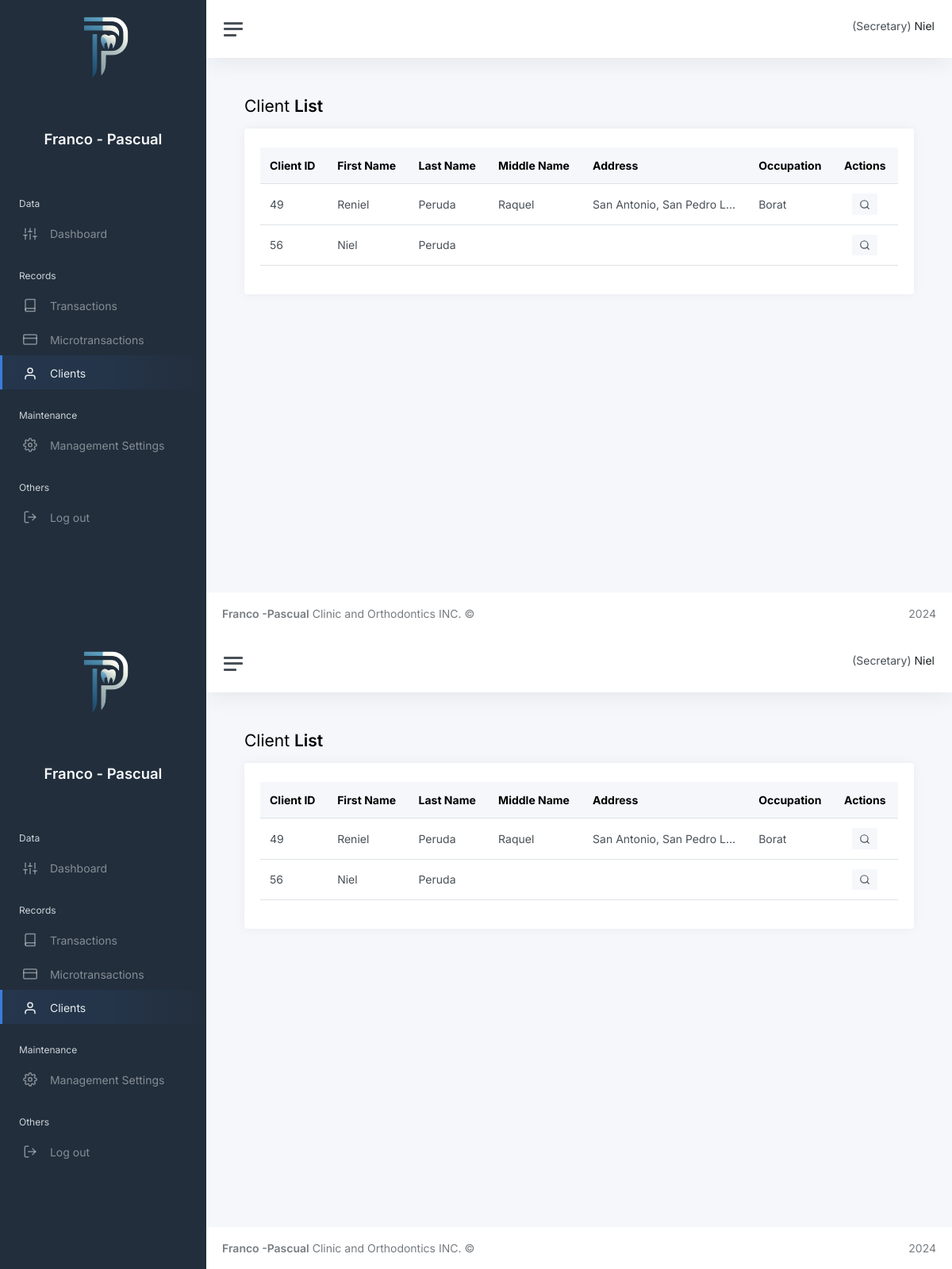
/Admin-Dashboard/Client-Records/Clients.php (signed in), run on the app's committed database.
### tables this page shows
CREATE TABLE `tbl_clients` (
  `Client_ID` int NOT NULL AUTO_INCREMENT,
  `Email` varchar(100) NOT NULL,
  `Password` varchar(100) NOT NULL,
  `FirstName` varchar(45) NOT NULL,
  `LastName` varchar(45) NOT NULL,
  `ResetTokenHash` varchar(64) DEFAULT NULL,
  `ResetTokenExpiration` datetime DEFAULT NULL,
  `AccountActivationHash` varchar(64) DEFAULT NULL,
  `MiddleName` varchar(45) DEFAULT NULL,
  `Status` varchar(45) DEFAULT NULL,
  `Address` varchar(45) DEFAULT NULL,
  `Occupation` varchar(45) DEFAULT NULL,
  `Age` varchar(45) DEFAULT NULL,
  `Number` varchar(45) DEFAULT NULL,
  `Image` mediumblob,
  `Birthday` date DEFAULT NULL,
  `Sex` varchar(45) DEFAULT NULL,
  `Religion` varchar(45) DEFAULT NULL,
  `Nationality` varchar(45) DEFAULT NULL,
  `OfficeAddress` varchar(45) DEFAULT NULL,
  `DentalInsurance` varchar(45) DEFAULT NULL,
  `PreviousDentist` varchar(45) DEFAULT NULL,
  `LastVisit` varchar(45) DEFAULT NULL,
  `PhysicianName` varchar(45) DEFAULT NULL,
  `Specialty` varchar(45) DEFAULT NULL,
  `BloodType` varchar(45) DEFAULT NULL,
  `BloodPressure` varchar(45) DEFAULT NULL,
  `HealthStatus` varchar(45) DEFAULT NULL,
  `MedicalStatus` varchar(45) DEFAULT NULL,
  `ConditionStatus` varchar(45) DEFAULT NULL,
  `ViceStatus` varchar(45) DEFAULT NULL,
  `Allergies` varchar(45) DEFAULT NULL,
  `Illness` varchar(45) DEFAULT NULL,
  PRIMARY KEY (`Client_ID`),
  UNIQUE KEY `Client_ID_UNIQUE` (`Client_ID`),
  UNIQUE KEY `Email_UNIQUE` (`Email`),
  UNIQUE KEY `ResetTokenHash_UNIQUE` (`ResetTokenHash`),
  UNIQUE KEY `AccountActivationHash_UNIQUE` (`AccountActivationHash`)
);

### Admin-Dashboard/Client-Records/Clients.php (the view, shortened to what the rows shown need)
<?php
$conn = require __DIR__ . "/../connection.php";
    $query = "SELECT * FROM tbl_admin WHERE Admin_ID = {$_SESSION["userID"]}";
    $result = $conn->query($query);
    $validateUser = $result->fetch_assoc();
?>
<!DOCTYPE html>
<html lang="en">
<head>
    <link href="https://cdn.jsdelivr.net/npm/bootstrap@5.3.3/dist/css/bootstrap.min.css" rel="stylesheet">
    <link rel="stylesheet"
        href="https://cdnjs.cloudflare.com/ajax/libs/tempusdominus-bootstrap-4/5.39.0/css/tempusdominus-bootstrap-4.min.css"
 />
    <link rel="stylesheet" href="https://cdnjs.cloudflare.com/ajax/libs/font-awesome/4.7.0/css/font-awesome.min.css">
    <link href="../css/app.css" rel="stylesheet">
</head>
<body>
    <div class="wrapper">
        <div class="main">
            <nav class="navbar navbar-expand navbar-light navbar-bg">
                <div class="navbar-collapse collapse">
                    <ul class="navbar-nav navbar-align">
                        <li class="nav-item dropdown">
                            <p class=" d-none d-sm-inline-block pt-2">
                                (Secretary) <span
                                    class="text-dark"><?= htmlspecialchars($validateUser["Name"]) ?></span>
                            </p>
                        </li>
                    </ul>
                </div>
            </nav>
            <main class="content">
                <div class="container-fluid p-0 ">
                    <h1 class="h3 mb-3">Client <strong>List</strong></h1>
                    <div class="row">
                        <div class="col-12">
                            <div class="card">
                                <div class="card-body">
                                    <div class="table-responsive">
                                        <?php
                                    $conn = require __DIR__ . "../../../connection.php";
                                    $query = "
                                            SELECT Client_ID, Email, FirstName, LastName, MiddleName, Age, Address, Occupation, Number
                                            FROM tbl_clients
                                    ";
                                    $result = $conn->query($query);
                                    $clients = [];
                                    if ($result->num_rows > 0) {
                                        while ($row = $result->fetch_assoc()) {
                                            $clients[] = $row;
                                        }
                                    }
                                    ?>
                                        <table id="ClientsTable" class="table table-hover w-100 mt-1">
                                            <thead class="table-light">
                                                <tr>
                                                    <th>Client ID</th>
                                                    <th>First Name</th>
                                                    <th>Last Name</th>
                                                    <th>Middle Name</th>
                                                    <th>Address</th>
                                                    <th>Occupation</th>
                                                    <th>Actions</th>
                                                </tr>
                                            </thead>
                                            <tbody>
                                                <?php foreach ($clients as $client) : ?>
                                                <tr>
                                                    <td class="client-id">
                                                        <?php echo htmlspecialchars($client['Client_ID']); ?>
                                                    </td>
                                                    <td><?php echo htmlspecialchars($client['FirstName']); ?></td>
                                                    <td><?php echo htmlspecialchars($client['LastName']); ?></td>
                                                    <td><?php echo htmlspecialchars($client['MiddleName']); ?></td>
                                                    <td class="text-truncate" style="max-width: 200px;">
                                                        <?php echo htmlspecialchars($client['Address']); ?></td>
                                                    <td><?php echo htmlspecialchars($client['Occupation']); ?></td>
                                                    <td>
                                                        <div class="d-flex justify-content-center">
                                                            <button class="btn btn-sm btn-view me-1"
                                                                style="background-color: #F5F7FB"
                                                                data-bs-toggle="tooltip" data-bs-placement="top"
                                                                title="View More">
                                                                <i data-feather="search"></i>
                                                            </button>
                                                        </div>
                                                    </td>
                                                </tr>
                                                <?php endforeach; ?>
                                            </tbody>
                                        </table>
                                    </div>
                                </div>
                            </div>
                        </div>
                    </div>
            </main>
        </div>
    </div>
</body>
</html><?php
$conn = require __DIR__ . "/../connection.php";
    $query = "SELECT * FROM tbl_admin WHERE Admin_ID = {$_SESSION["userID"]}";
    $result = $conn->query($query);
    $validateUser = $result->fetch_assoc();
?>
<!DOCTYPE html>
<html lang="en">
<head>
    <link href="https://cdn.jsdelivr.net/npm/bootstrap@5.3.3/dist/css/bootstrap.min.css" rel="stylesheet">
    <link rel="stylesheet"
        href="https://cdnjs.cloudflare.com/ajax/libs/tempusdominus-bootstrap-4/5.39.0/css/tempusdominus-bootstrap-4.min.css"
 />
    <link rel="stylesheet" href="https://cdnjs.cloudflare.com/ajax/libs/font-awesome/4.7.0/css/font-awesome.min.css">
    <link href="../css/app.css" rel="stylesheet">
</head>
<body>
    <div class="wrapper">
        <div class="main">
            <nav class="navbar navbar-expand navbar-light navbar-bg">
                <div class="navbar-collapse collapse">
                    <ul class="navbar-nav navbar-align">
                        <li class="nav-item dropdown">
                            <p class=" d-none d-sm-inline-block pt-2">
                                (Secretary) <span
                                    class="text-dark"><?= htmlspecialchars($validateUser["Name"]) ?></span>
                            </p>
                        </li>
                    </ul>
                </div>
            </nav>
            <main class="content">
                <div class="container-fluid p-0 ">
                    <h1 class="h3 mb-3">Client <strong>List</strong></h1>
                    <div class="row">
                        <div class="col-12">
                            <div class="card">
                                <div class="card-body">
                                    <div class="table-responsive">
                                        <?php
                                    $conn = require __DIR__ . "../../../connection.php";
                                    $query = "
                                            SELECT Client_ID, Email, FirstName, LastName, MiddleName, Age, Address, Occupation, Number
                                            FROM tbl_clients
                                    ";
                                    $result = $conn->query($query);
                                    $clients = [];
                                    if ($result->num_rows > 0) {
                                        while ($row = $result->fetch_assoc()) {
                                            $clients[] = $row;
                                        }
                                    }
                                    ?>
                                        <table id="ClientsTable" class="table table-hover w-100 mt-1">
                                            <thead class="table-light">
                                                <tr>
                                                    <th>Client ID</th>
                                                    <th>First Name</th>
                                                    <th>Last Name</th>
                                                    <th>Middle Name</th>
                                                    <th>Address</th>
                                                    <th>Occupation</th>
                                                    <th>Actions</th>
                                                </tr>
                                            </thead>
                                            <tbody>
                                                <?php foreach ($clients as $client) : ?>
                                                <tr>
                                                    <td class="client-id">
                                                        <?php echo htmlspecialchars($client['Client_ID']); ?>
                                                    </td>
                                                    <td><?php echo htmlspecialchars($client['FirstName']); ?></td>
                                                    <td><?php echo htmlspecialchars($client['LastName']); ?></td>
                                                    <td><?php echo htmlspecialchars($client['MiddleName']); ?></td>
                                                    <td class="text-truncate" style="max-width: 200px;">
                                                        <?php echo htmlspecialchars($client['Address']); ?></td>
                                                    <td><?php echo htmlspecialchars($client['Occupation']); ?></td>
                                                    <td>
                                                        <div class="d-flex justify-content-center">
                                                            <button class="btn btn-sm btn-view me-1"
                                                                style="background-color: #F5F7FB"
                                                                data-bs-toggle="tooltip" data-bs-placement="top"
                                                                title="View More">
                                                                <i data-feather="search"></i>
                                                            </button>
                                                        </div>
                                                    </td>
                                                </tr>
                                                <?php endforeach; ?>
                                            </tbody>
                                        </table>
                                    </div>
                                </div>
                            </div>
                        </div>
                    </div>
            </main>
        </div>
    </div>
</body>
</html>

### data on the page
tbl_clients: Client_ID "49", FirstName "Reniel", LastName "Peruda", MiddleName "Raquel", Address "San Antonio, San Pedro L…", Occupation "Borat"
tbl_clients: Client_ID "56", FirstName "Niel", LastName "Peruda"

### other printed values
$validateUser["Name"] "Niel"
